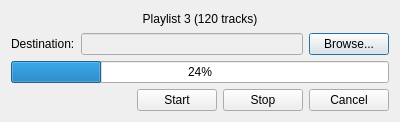
<?xml version="1.0" encoding="UTF-8"?>
<ui version="4.0">
 <class>DownloadPlaylistDialog</class>
 <widget class="QDialog" name="DownloadPlaylistDialog">
  <property name="geometry">
   <rect>
    <x>0</x>
    <y>0</y>
    <width>400</width>
    <height>122</height>
   </rect>
  </property>
  <property name="minimumSize">
   <size>
    <width>0</width>
    <height>0</height>
   </size>
  </property>
  <property name="maximumSize">
   <size>
    <width>16777215</width>
    <height>16777215</height>
   </size>
  </property>
  <property name="windowTitle">
   <string>Copy Playlist</string>
  </property>
  <layout class="QVBoxLayout" name="verticalLayout">
   <item>
    <widget class="QLabel" name="playlistLabel">
     <property name="text">
      <string>Playlist 3 (120 tracks)</string>
     </property>
     <property name="alignment">
      <set>Qt::AlignCenter</set>
     </property>
    </widget>
   </item>
   <item>
    <layout class="QGridLayout" name="gridLayout">
     <property name="leftMargin">
      <number>0</number>
     </property>
     <property name="topMargin">
      <number>0</number>
     </property>
     <property name="rightMargin">
      <number>0</number>
     </property>
     <item row="0" column="1">
      <layout class="QHBoxLayout" name="folderLayout">
       <item>
        <widget class="QLineEdit" name="destinationEdit">
         <property name="enabled">
          <bool>false</bool>
         </property>
         <property name="readOnly">
          <bool>true</bool>
         </property>
        </widget>
       </item>
       <item>
        <widget class="QPushButton" name="chooseButton">
         <property name="sizePolicy">
          <sizepolicy hsizetype="Minimum" vsizetype="Fixed">
           <horstretch>0</horstretch>
           <verstretch>0</verstretch>
          </sizepolicy>
         </property>
         <property name="text">
          <string>Browse...</string>
         </property>
        </widget>
       </item>
      </layout>
     </item>
     <item row="0" column="0">
      <widget class="QLabel" name="destinationLabel">
       <property name="sizePolicy">
        <sizepolicy hsizetype="Fixed" vsizetype="Fixed">
         <horstretch>0</horstretch>
         <verstretch>0</verstretch>
        </sizepolicy>
       </property>
       <property name="text">
        <string>Destination:</string>
       </property>
      </widget>
     </item>
    </layout>
   </item>
   <item>
    <widget class="QProgressBar" name="progressBar">
     <property name="value">
      <number>24</number>
     </property>
     <property name="textVisible">
      <bool>true</bool>
     </property>
     <property name="invertedAppearance">
      <bool>false</bool>
     </property>
     <property name="textDirection">
      <enum>QProgressBar::TopToBottom</enum>
     </property>
    </widget>
   </item>
   <item>
    <layout class="QHBoxLayout" name="horizontalLayout">
     <item>
      <spacer name="horizontalSpacer">
       <property name="orientation">
        <enum>Qt::Horizontal</enum>
       </property>
       <property name="sizeHint" stdset="0">
        <size>
         <width>40</width>
         <height>20</height>
        </size>
       </property>
      </spacer>
     </item>
     <item>
      <widget class="QPushButton" name="startButton">
       <property name="text">
        <string>Start</string>
       </property>
      </widget>
     </item>
     <item>
      <widget class="QPushButton" name="stopButton">
       <property name="text">
        <string>Stop</string>
       </property>
      </widget>
     </item>
     <item>
      <widget class="QPushButton" name="cancelButton">
       <property name="text">
        <string>Cancel</string>
       </property>
      </widget>
     </item>
    </layout>
   </item>
  </layout>
 </widget>
 <resources/>
 <connections/>
</ui>
